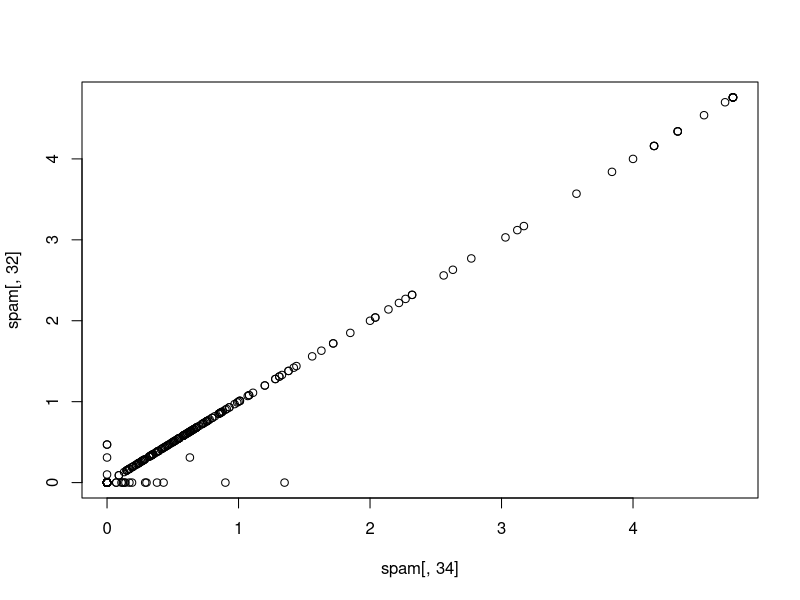
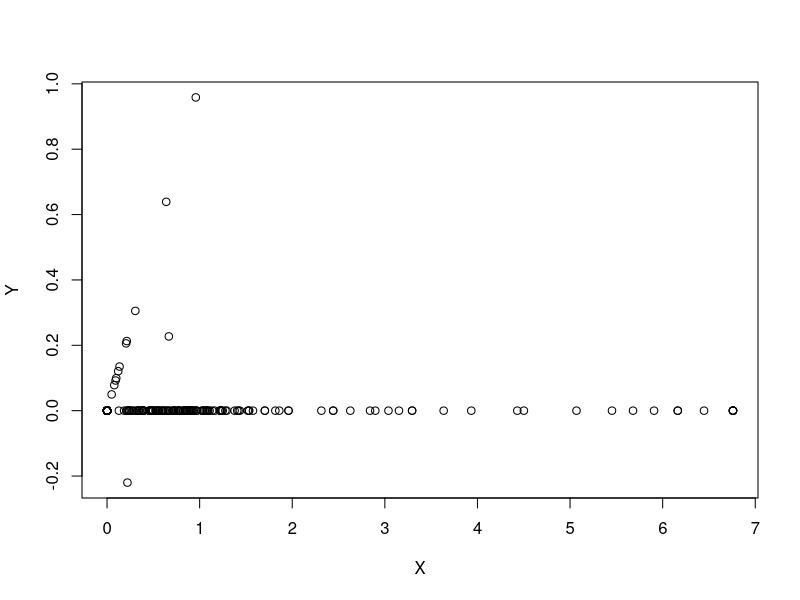
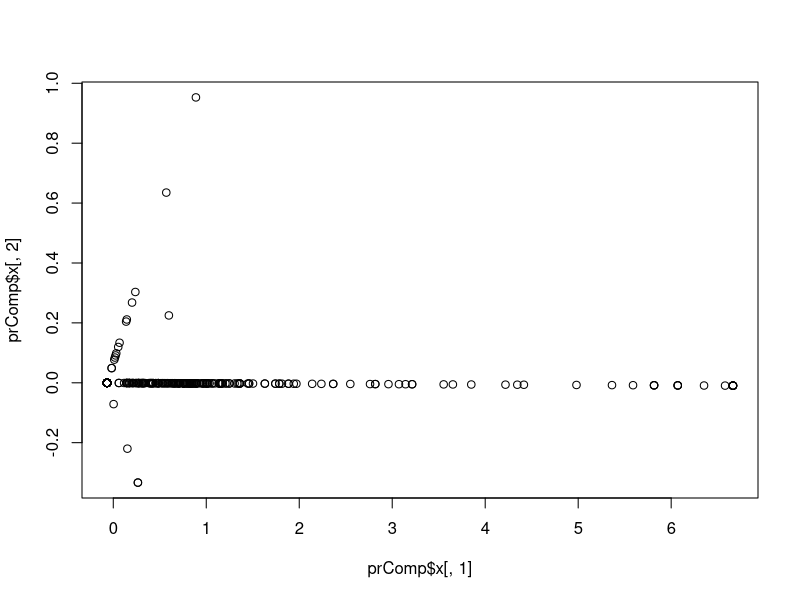
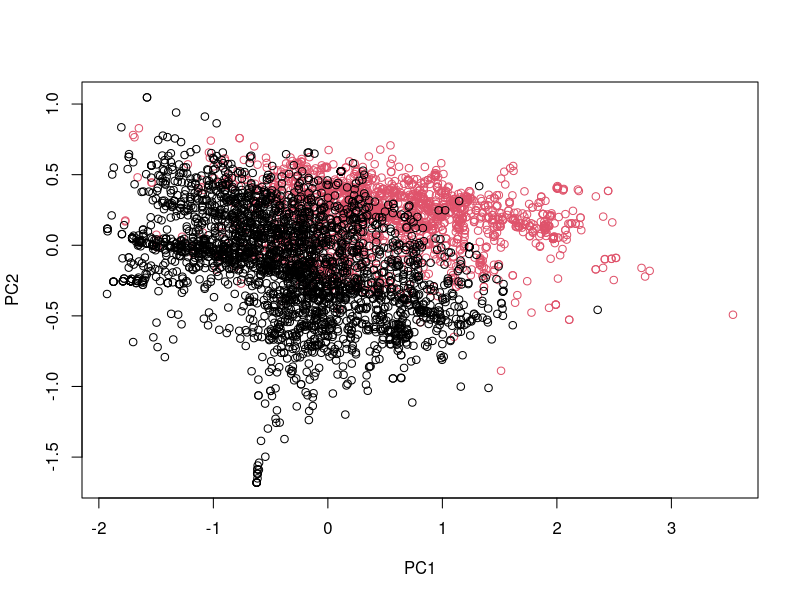
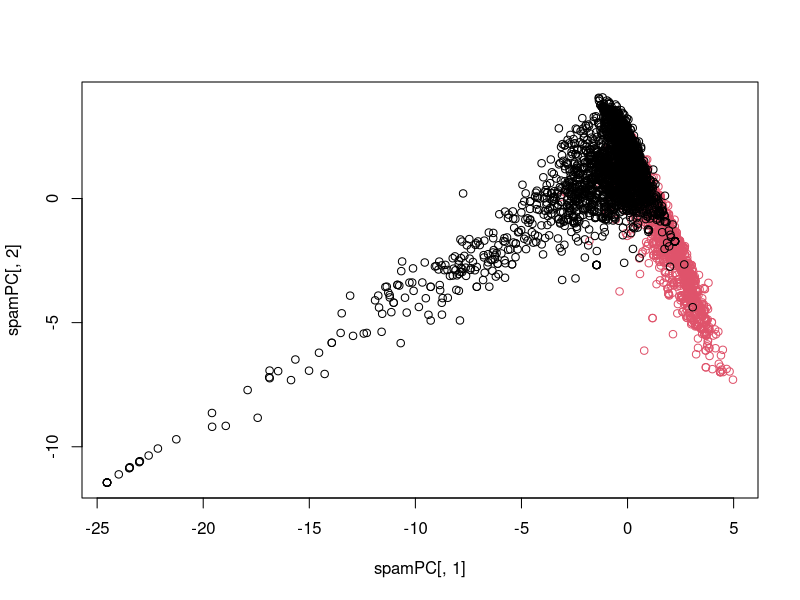

The R source for these figures, in order: (Note: this script raises an error after producing the figures.)
# When having many variables that may be correlated with each others it may not be necessary to include them all in the model, instead include a summary that catch most of their characteristics.

# 2. Correlated predictors
library(caret)
library(kernlab)
data(spam)

inTrain <- createDataPartition(y=spam$type, p=0.75, list=FALSE)
training <- spam[inTrain, ]
testing <- spam[-inTrain, ]

# Looking for highly related or similar predictors by calculating the correclation between the predictor variables (except the outcome) and taking the absolute value
M <- abs(cor(training[,-58]))

# each variable has a correlation of 1 with each self, so remove diagonal
diag(M) <- 0

# which variables have high correlation between them
which(M > 0.8, arr.ind=T)

# what is the name of the resulting correlated variables
names(spam)[c(34, 32)]

# plot both variables
plot(spam[, 34], spam[, 32])

# PCA helps in case we don't need every predictor by replacing the redundant ones with a weighted combination that capture most of the information while reducing noise.

# 5. a combination we can do is rotating the plot
X <- 0.71 * training$num415 + 0.71 * training$num857
Y <- 0.71 * training$num415 - 0.71 * training$num857
plot(X, Y)

# 6. Genrally, this is about data compression
# 7. SVD: X = UDV^t and PCA
# 8. Principal components in R - prcomp
smallSpam <- spam[, c(34, 32)]
prComp <- prcomp(smallSpam)
plot(prComp$x[, 1], prComp$x[, 2])
prComp$rotation

# 10. Trying PCA on SPAM data
typeColor <- ((spam$type=="spam") * 1 + 1)
prComp <- prcomp(log10(spam[,-58]+1))
# first component capture more information on data than the second one
plot(prComp$x[,1], prComp$x[,2], col=typeColor, xlab="PC1", ylab="PC2")

# 11. PCA with caret, give method 'pca' and number of components to the pre processing function
preProc <- preProcess(log10(spam[, -58]+1), method="pca", pcaComp=2)
spamPC <- predict(preProc, log10(spam[, -58]+1))
plot(spamPC[, 1], spamPC[, 2], col=typeColor)

# 12. Preprocessing with PCA
preProc <- preProcess(log10(training[, -58]+1), method="pca", pcaComp=2)
# create training prediction 
trainPC <- predict(preProc, log10(training[, -58]+1))
# relate the trainng variable 'training$type' to the principal components 'trainPC'
# the ~ separates the outcome from the predictors
modelFit <- train(training$type ~ ., method="glm", data=trainPC)

# 13. Preprocessing with PCA
# Use the same components for the test set by passing the 'preProc' variable
testPC <- predict(preProc, log10(testing[, -58]+1))
# use the confusion matrix to get the accuracy
confusionMatrix(testing$type, predict(modelFit, testPC))

# 15. Fianl thoughts on PCs
# PCA are useful for linear-type models, they makes it harder to interpret predictors. To avoid outliers, first transform (with log/box cox) and plot predictors to identify problems.
